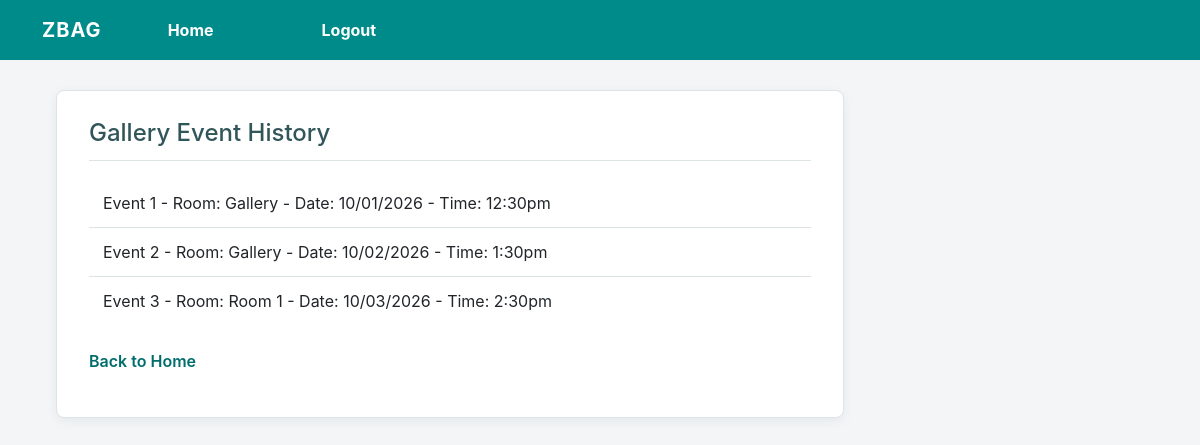
The page /event_history (signed in) on the database as committed earlier.
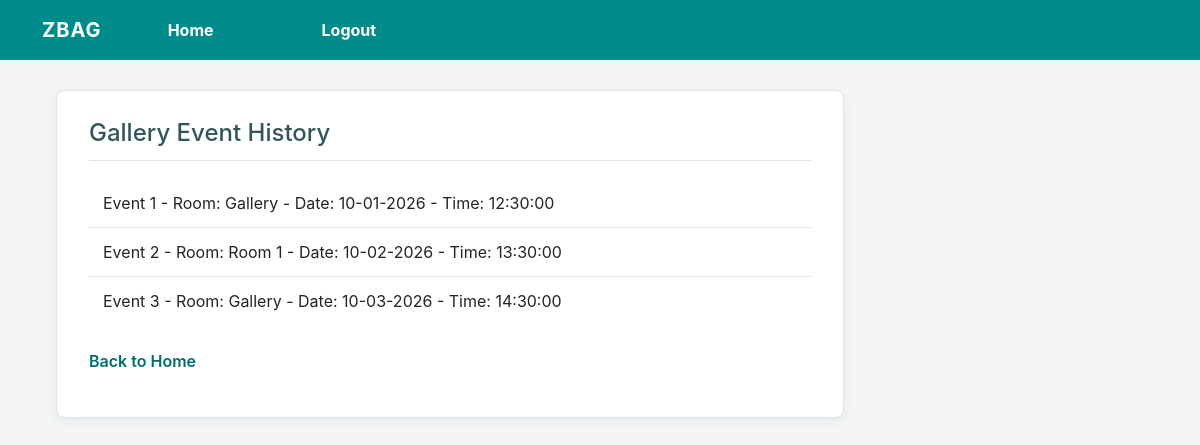
The same page on the database as committed later.
### tables this page shows
CREATE TABLE "galleryEvents" (
	"eventID"	INTEGER,
	"time"	TEXT,
	"date"	TEXT,
	"room"	TEXT,
	"name"	TEXT,
	PRIMARY KEY("eventID")
);

### src/backend/app.py (the view)
@app.route('/event_history')
def event_history():
    if 'loggedin' not in session:
        return redirect(url_for('login'))
    events = seeEventHistory()
    return render_template('event_history.html', events=events)

### src/backend/storedProcedures.py (called while the page is built)
def get_db_connection():
    db = sqlite3.connect(DATABASE_PATH)
    return db

def seeEventHistory():
    db = get_db_connection()
    events = db.execute("SELECT * FROM galleryEvents").fetchall()
    db.close()
    return events

### src/frontend/templates/event_history.html (shortened to what this page needs)
{% extends "layout.html" %}
{% block content %}
<main class="page-container">
    <h1>Gallery Event History</h1>
    {% if events %}
        <ul>
            {% for event in events %}
                <li>{{ event[4] }} - Room: {{ event[3] }} - Date: {{ event[2] }} - Time: {{ event[1] }}</li>
            {% endfor %}
        </ul>
    {% else %}
        <p>No gallery events recorded.</p>
    {% endif %}
    <p><a href="{{ url_for('home') }}">Back to Home</a></p>
</main>
{% endblock %}

### src/frontend/templates/layout.html (shortened to what this page needs)
<!DOCTYPE html>
<html>
	<head>
		<link rel="stylesheet" href="{{ url_for('static', filename='style.css') }}">
		<link rel="stylesheet" href="https://use.fontawesome.com/releases/v5.7.1/css/all.css">
        <link href="https://cdn.jsdelivr.net/npm/bootstrap@5.3.3/dist/css/bootstrap.min.css" rel="stylesheet">
	</head>
	<body class="loggedin">
		<nav class="navtop navbar navbar-expand-lg" style="background-color:darkcyan">
            <div class="container-fluid">
                <a class="navbar-brand" style="color:white">ZBAG</a>
                    <div class="collapse navbar-collapse" id="navbarNavDropdown">
                        <ul class="navbar-nav">
                            <li class="nav-item">
                                <a class="nav-link" aria-current="page" href="/" style="color:white">Home</a>
                            </li>
                            <li class="nav-item">
                                <a class="nav-link" aria-current="page" href="/login/logout" style="color:white">Logout</a>
                            </li>
                        </ul>
                    </div>
                </div>
            </nav>
		<div class="content">
			{% block content %}{% endblock %}
		</div>
	</body>
</html>

### src/frontend/static/style.css (style rules this page uses)
* { box-sizing: border-box; font-family: -apple-system, BlinkMacSystemFont, "segoe ui", roboto, oxygen, ubuntu, cantarell, "fira sans", "droid sans", "helvetica neue", Arial, sans-serif; font-size: 16px; -webkit-font-smoothing: antialiased; -moz-osx-font-smoothing: grayscale; }
body { background-color: #435165; margin: 0; }
.navtop { background-color: #2f3947; height: 60px; width: 100%; border: 0; }
.navtop div { display: flex; margin: 10px; width: 1000px; height: 100%; }
.navtop div h1, .navtop div a { display: inline-flex; align-items: center; }
.navtop div a { padding: 0 20px; text-decoration: none; color: #c1c4c8; font-weight: bold; }
body.loggedin { background-color: #f3f4f7; }
:root { --gallery-teal: #008b8b; --gallery-teal-dark: #006d6d; --gallery-background: #f3f5f6; --gallery-text: #263238; --gallery-muted: #65747b; --gallery-border: #dce4e6; }
body { background: var(--gallery-background); color: var(--gallery-text); line-height: 1.5; }
body.loggedin { background: var(--gallery-background); }
.content { width: min(1000px, calc(100% - 40px)); margin: 32px auto; }
.content h1, .content h2, .page-container h1, .page-container h2 { color: #31565a; margin: 0 0 18px; padding: 0 0 12px; border-bottom: 1px solid var(--gallery-border); font-size: 24px; }
.content > p, .content > div, .page-container { background: #fff; border: 1px solid var(--gallery-border); border-radius: 8px; box-shadow: 0 3px 12px rgba(25, 55, 60, 0.06); }
.page-container { width: min(900px, calc(100% - 32px)); margin: 40px auto; padding: 28px 32px; }
.page-container > p:first-of-type { color: var(--gallery-muted); }
.content a, .page-container a { color: var(--gallery-teal-dark); text-decoration: none; font-weight: 600; }
.page-container ul { list-style: none; padding: 0; margin: 14px 0 24px; }
.page-container li { padding: 12px 14px; border-bottom: 1px solid var(--gallery-border); }
.page-container li:last-child { border-bottom: 0; }
.navtop { background: var(--gallery-teal) !important; }
.navtop .navbar-brand { font-weight: 700; letter-spacing: 1px; }
.navtop .nav-link { color: #fff !important; }
.content > .page-container { margin: 30px auto; }
.navtop .navbar-nav { align-items: center; gap: 4px; }
.navtop .navbar-brand { margin-right: 28px; }
.content { width: auto; max-width: 1000px; margin: 25px 340px 25px 40px; }

Rows that differ between the two databases and show on the page:
changed galleryEvents "Event 1": date "10/01/2026" → "10-01-2026"; time "12:30pm" → "12:30:00"
changed galleryEvents "Event 2": room "Gallery" → "Room 1"; date "10/02/2026" → "10-02-2026"; time "1:30pm" → "13:30:00"
changed galleryEvents "Event 3": room "Room 1" → "Gallery"; date "10/03/2026" → "10-03-2026"; time "2:30pm" → "14:30:00"
